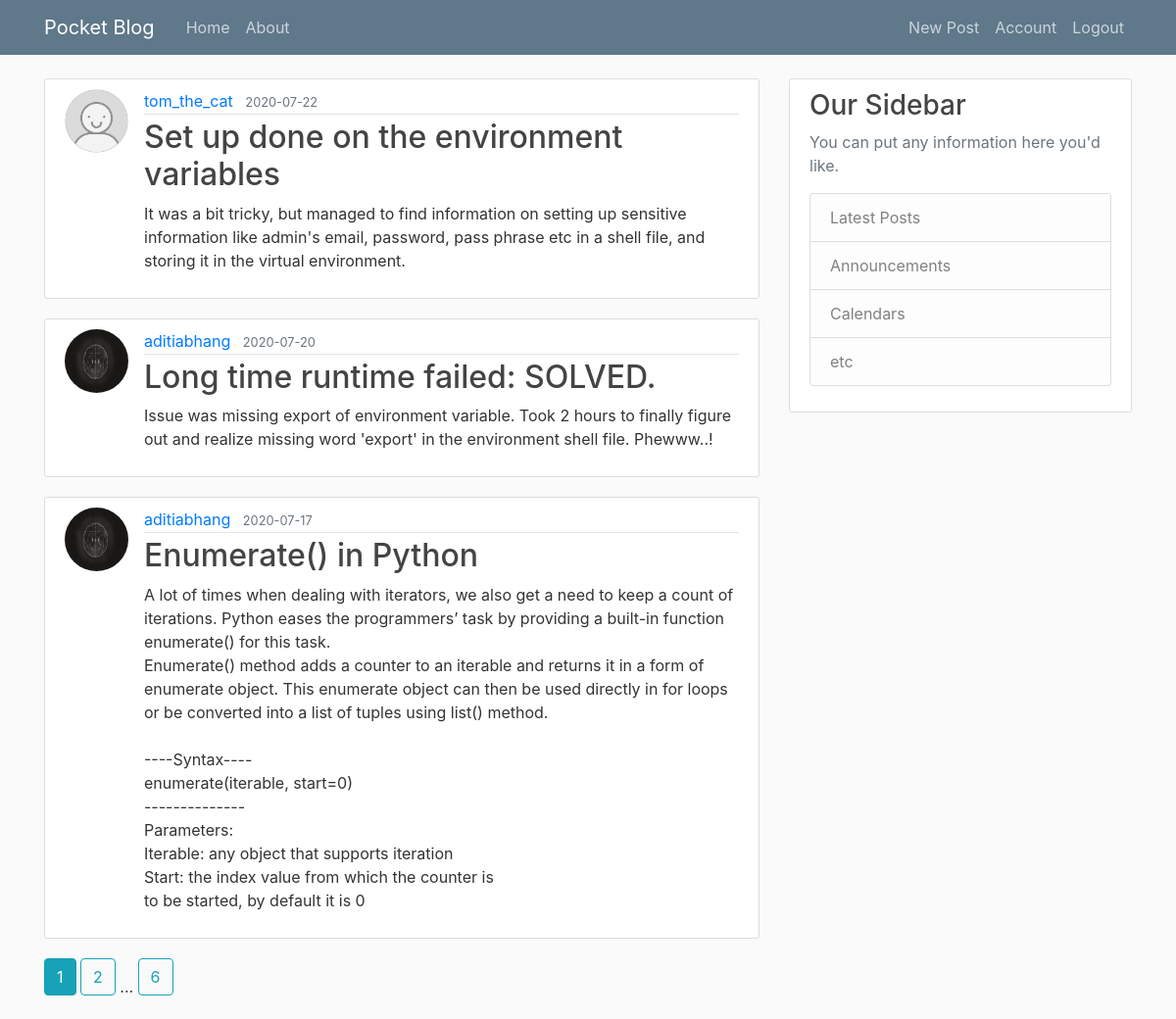
Screenshot of /home (signed in) with the database file from the repository.
### pocket_blog/models.py (models this page shows, shortened)
class Post(db.Model):
    id = db.Column(db.Integer, primary_key=True)
    title = db.Column(db.String(100), nullable=False)
    date_posted = db.Column(db.DateTime, nullable=False, default=datetime.utcnow)
    content = db.Column(db.Text, nullable=False)
    user_id = db.Column(db.Integer, db.ForeignKey('user.id'), nullable=False)

class User(db.Model, UserMixin):
    id = db.Column(db.Integer, primary_key=True)
    username = db.Column(db.String(20), unique=True, nullable=False)
    email = db.Column(db.String(120), unique=True, nullable=False)
    image_file = db.Column(db.String(20), nullable=False, default='default.jpg')
    password = db.Column(db.String(60), nullable=False)
    posts = db.relationship('Post', backref='author', lazy=True)

### pocket_blog/main/routes.py (the view)
@main.route("/")
@main.route("/home")
def home():
    page = request.args.get('page', 1, type=int)
    posts = Post.query.order_by(Post.date_posted.desc()).paginate(page=page, per_page=3)
    return render_template('home.html', posts=posts)

### pocket_blog/models.py (called while the page is built)
@login_manager.user_loader
def load_user(user_id):
    return User.query.get(int(user_id))

### pocket_blog/templates/home.html
{% extends "layout.html" %}
{% block content %}
    {% for post in posts.items %}
        <article class="media content-section">
          <img class="rounded-circle article-img" src="{{ url_for('static', filename='profile_pics/' + post.author.image_file) }}">
          <div class="media-body">
            <div class="article-metadata">
              <a class="mr-2" href="{{ url_for('users.user_posts', username=post.author.username) }}">{{ post.author.username }}</a>
              <small class="text-muted">{{ post.date_posted.strftime('%Y-%m-%d') }}</small>
            </div>
            <h2><a class="article-title" href="{{ url_for('posts.post', post_id=post.id) }}">{{ post.title }}</a></h2>
            <p class="article-content">{{ post.content }}</p>
          </div>
        </article>
    {% endfor %}
    {% for page_num in posts.iter_pages(left_edge=1, right_edge=1, left_current=1, right_current=2) %}
      {% if page_num %}
        {% if posts.page == page_num %}
          <a class="btn btn-info mb-4" href="{{ url_for('main.home', page=page_num) }}">{{ page_num }}</a>
        {% else %}
          <a class="btn btn-outline-info mb-4" href="{{ url_for('main.home', page=page_num) }}">{{ page_num }}</a>
        {% endif %}
      {% else %}
        ...
      {% endif %}
    {% endfor %}
{% endblock content %}

### pocket_blog/static/main.css (style rules this page uses)
body { background: #fafafa; color: #333333; margin-top: 5rem; }
h1, h2, h3, h4, h5, h6 { color: #444444; }
.content-section { background: #ffffff; padding: 10px 20px; border: 1px solid #dddddd; border-radius: 3px; margin-bottom: 20px; }
.article-title { color: #444444; }
.article-content { white-space: pre-line; }
.article-img { height: 65px; width: 65px; margin-right: 16px; }
.article-metadata { padding-bottom: 1px; margin-bottom: 4px; border-bottom: 1px solid #e3e3e3 }

### rows the page displays
Post: image_file (placeholder picture), author.username "tom_the_cat", date_posted "2020-07-22", title "Set up done on the environment variables", content "It was a bit tricky, but managed to find information on setting up sensitive information like admin's email, password, pass phrase etc in a shell file, and storing it in the virtual environment."
Post: image_file (picture), author.username "aditiabhang", date_posted "2020-07-20", title "Long time runtime failed: SOLVED.", content "Issue was missing export of environment variable. Took 2 hours to finally figure out and realize missing word 'export' in the environment shell file. Phewww..!"
Post: image_file (picture), author.username "aditiabhang", date_posted "2020-07-17", title "Enumerate() in Python", content "A lot of times when dealing with iterators, we also get a need to keep a count of iterations. Python eases the programmers’ task by providing a built-in function enumerate() for this task. Enumerate() method adds a counter to an iterable and returns it in a form of enumerate object. This enumerate object can then be used directly in for loops or be converted into a list of tuples using list() method. ----Syntax---- enumerate(iterable, start=0) -------------- Parameters: Iterable: any object that supports iteration Start: the index value from which the counter is to be started, by default it is 0"

### other values shown
{{ page_num }} "1"
{{ page_num }} "2" "6"
